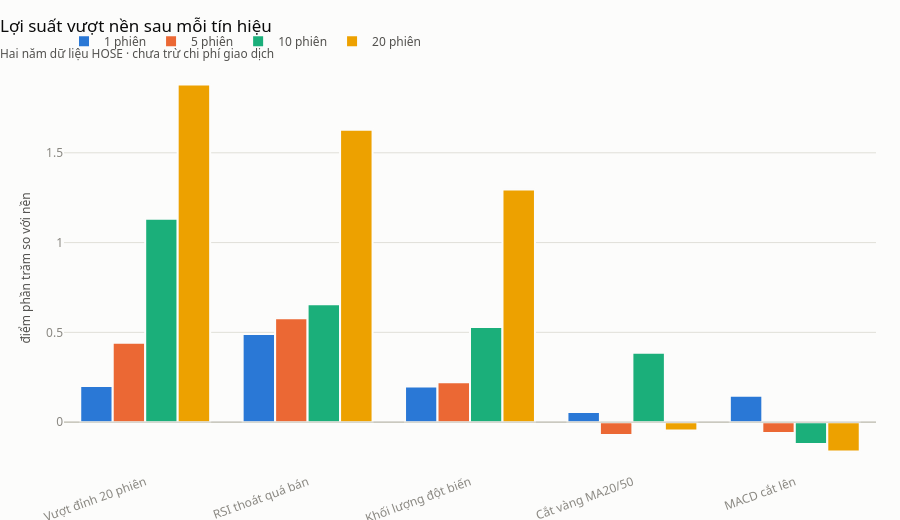

The notebook cell this image was saved under:
### Code cell
ve = hieu_qua.melt(
    id_vars="tín hiệu",
    value_vars=[f"{k}p" for k in KHUNG],
    var_name="khung",
    value_name="vuot_nen",
).dropna()

fig = go.Figure()
for i, k in enumerate(KHUNG):
    con = ve[ve["khung"] == f"{k}p"]
    fig.add_trace(
        go.Bar(
            x=con["tín hiệu"],
            y=con["vuot_nen"],
            name=f"{k} phiên",
            marker=dict(color=CHUOI[i], line=dict(color="#fcfcfb", width=2)),
            hovertemplate="%{x}<br>%{y:+.3f} đpt<extra>" + f"{k} phiên</extra>",
        )
    )
fig.add_hline(y=0, line_width=1, line_color="#c3c2b7")
fig.update_layout(
    barmode="group",
    title_text="Lợi suất vượt nền sau mỗi tín hiệu<br>"
    "<sub style='color:#52514e'>Hai năm dữ liệu HOSE · chưa trừ chi phí giao dịch</sub>",
    yaxis_title="điểm phần trăm so với nền",
    height=520,
    xaxis=dict(tickangle=-20),
)
fig

### Figure 1 — Plotly figure (JSON) as saved in the notebook; plotly's stock layout.template omitted (floating-point values rounded to 4 significant figures)
{"data": [{"hovertemplate": "%{x}<br>%{y:+.3f} đpt<extra>1 phiên</extra>", "marker": {"color": "#2a78d6", "line": {"color": "#fcfcfb", "width": 2}}, "name": "1 phiên", "type": "bar", "x": ["Vượt đỉnh 20 phiên", "RSI thoát quá bán", "Khối lượng đột biến", "Cắt vàng MA20/50", "MACD cắt lên"], "y": [0.202, 0.491, 0.199, 0.056, 0.147]}, {"hovertemplate": "%{x}<br>%{y:+.3f} đpt<extra>5 phiên</extra>", "marker": {"color": "#eb6834", "line": {"color": "#fcfcfb", "width": 2}}, "name": "5 phiên", "type": "bar", "x": ["Vượt đỉnh 20 phiên", "RSI thoát quá bán", "Khối lượng đột biến", "Cắt vàng MA20/50", "MACD cắt lên"], "y": [0.442, 0.578, 0.222, -0.071, -0.061]}, {"hovertemplate": "%{x}<br>%{y:+.3f} đpt<extra>10 phiên</extra>", "marker": {"color": "#1baf7a", "line": {"color": "#fcfcfb", "width": 2}}, "name": "10 phiên", "type": "bar", "x": ["Vượt đỉnh 20 phiên", "RSI thoát quá bán", "Khối lượng đột biến", "Cắt vàng MA20/50", "MACD cắt lên"], "y": [1.133, 0.656, 0.53, 0.386, -0.121]}, {"hovertemplate": "%{x}<br>%{y:+.3f} đpt<extra>20 phiên</extra>", "marker": {"color": "#eda100", "line": {"color": "#fcfcfb", "width": 2}}, "name": "20 phiên", "type": "bar", "x": ["Vượt đỉnh 20 phiên", "RSI thoát quá bán", "Khối lượng đột biến", "Cắt vàng MA20/50", "MACD cắt lên"], "y": [1.881, 1.629, 1.295, -0.047, -0.164]}], "layout": {"barmode": "group", "height": 520, "shapes": [{"line": {"color": "#c3c2b7", "width": 1}, "type": "line", "x0": 0, "x1": 1, "xref": "x domain", "y0": 0, "y1": 0, "yref": "y"}], "title": {"text": "Lợi suất vượt nền sau mỗi tín hiệu<br><sub style='color:#52514e'>Hai năm dữ liệu HOSE · chưa trừ chi phí giao dịch</sub>"}, "xaxis": {"tickangle": -20}, "yaxis": {"title": {"text": "điểm phần trăm so với nền"}}}}
